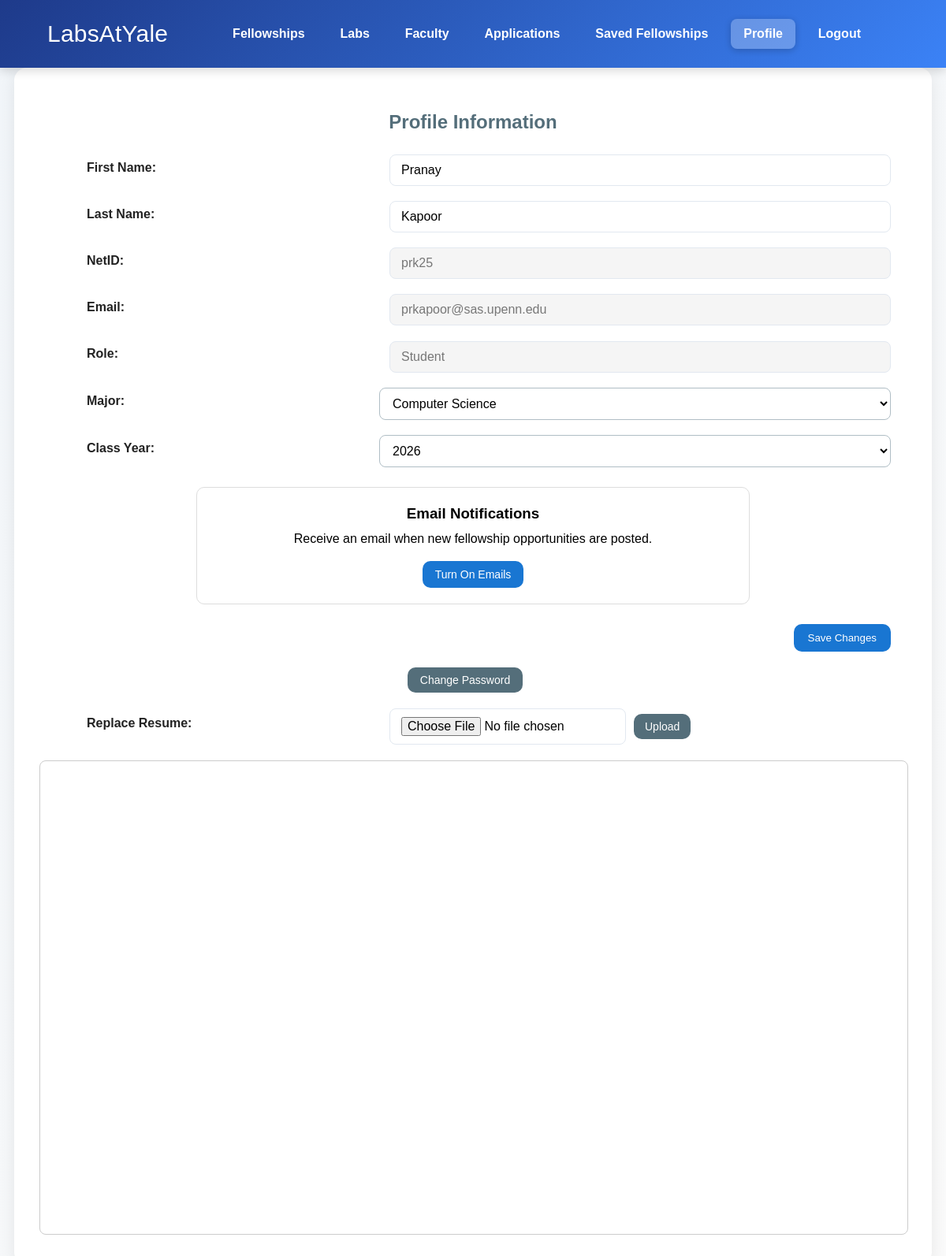
The page /profile (signed in) on the database its author committed.
### tables this page shows
CREATE TABLE users (
    net_id TEXT PRIMARY KEY,
    first_name TEXT NOT NULL,
    last_name TEXT NOT NULL,
    email TEXT NOT NULL UNIQUE,
    password_hash TEXT NOT NULL,
    role TEXT NOT NULL CHECK (role IN ('student', 'faculty'))
);

CREATE TABLE students (
    net_id TEXT PRIMARY KEY,
    class_year INTEGER CHECK (class_year BETWEEN 1900 AND 2100),
    major TEXT,
    resume_data BLOB,
    resume_filename TEXT,
    resume_uploaded_at DATETIME, subscribed INTEGER DEFAULT 0 CHECK (subscribed IN (0, 1)),
    FOREIGN KEY (net_id) REFERENCES users(net_id) ON DELETE CASCADE
);

### fellowship.py (the view, shortened to what this page needs)
@app.route('/profile')
@login_required
def profile():
    resume_info = get_student_resume(current_user.net_id)
    student_info = None
    faculty_info = None
    email_subscribed = False
    if current_user.role == 'student':
        with closing(connect('labsatyale.sqlite')) as conn:
            cur = conn.cursor()
            cur.execute('SELECT class_year, major FROM students WHERE net_id = ?', (current_user.net_id,))
            result = cur.fetchone()
            if result:
                student_info = {'class_year': result[0], 'major': result[1]}
        email_subscribed = is_subscribed(current_user.net_id)
    fellowship_id = _get_faculty_fellowship_id() if current_user.role == 'faculty' else None
    return render_template('profile.html', user=current_user, resume_info=resume_info, student_info=student_info, faculty_info=faculty_info, fellowship_id=fellowship_id, email_subscribed=email_subscribed)

### ab_testing.py (called while the page is built)
def _session_key(test_name):
    return f"ab_test:{test_name}"

def _assign_variant(test_name, config):
    key = _session_key(test_name)
    if key in session:
        return
    variants = list(config.get("variants", {}).keys())
    if not variants:
        return
    session[key] = random.choice(variants)

def ab_test_middleware():
    if request.endpoint == "static":
        return
    for test_name, config in AB_TESTS.items():
        _assign_variant(test_name, config)

### database.py (called while the page is built)
def get_user_by_netid(q):
    user = None
    with closing(connect(_DATABASE_URL)) as conn:
        cur = conn.cursor()
        if q and len(q) == 1:
            query = '''SELECT u.net_id, u.first_name,
            u.last_name, u.email, u.role, u.password_hash
            FROM Users u
            WHERE u.net_id = ?'''
            net_id = q[0]
            params = [net_id]
            cur.execute(query, params)
            result = cur.fetchall()
            if result:
                result = result[0]
                user = AuthUser(net_id=result[0], first_name=result[1], last_name=result[2], email=result[3], role=result[4])
                return user
            else:
                return None

def get_student_resume(student_net_id):
    with closing(connect(_DATABASE_URL)) as conn:
        cur = conn.cursor()
        query = '''
            SELECT resume_data, resume_filename, resume_uploaded_at
            FROM students
            WHERE net_id = ?
        '''
        cur.execute(query, (student_net_id,))
        result = cur.fetchone()
        if result and result[0]:
            return {
                'data': result[0],
                'filename': result[1],
                'uploaded_at': result[2]
            }
        return None

def is_subscribed(net_id):
    try:
        with closing(connect(_DATABASE_URL)) as conn:
            cur = conn.cursor()
            cur.execute('SELECT subscribed FROM students WHERE net_id = ?', (net_id,))
            r = cur.fetchone()
            if r:
                return bool(r[0])
            return False
    except Exception as e:
        print(f"Error checking subscription for {net_id}: {e}")
        return False

### fellowship.py (called while the page is built)
@login_manager.user_loader
def load_user(net_id):
    return get_user_by_netid([net_id])

### templates/profile.html (shortened to what this page needs)
<!DOCTYPE html>
<html lang="en">
  <head>
    <link
      rel="stylesheet"
      href="{{ url_for('static', filename='styles.css') }}"
    />
  </head>
  <body>
    <header class="topbar">
      <div class="inner_topbar">
        <div class="logo">
          <a class="logotext" href="{{ url_for('index') }}"> LabsAtYale </a>
        </div>
        <nav class="navigationBar">
          <a
            href="{{ url_for('fellowships') }}"
            class="{% if request.path == '/fellowships' %}active{% endif %}"
            >Fellowships</a
          >
          <a
            href="{{ url_for('labs') }}"
            class="{% if request.path == '/labs' %}active{% endif %}"
            >Labs</a
          >
          <a
            href="{{ url_for('faculty') }}"
            class="{% if request.path == '/faculty' %}active{% endif %}"
            >Faculty</a
          >
           {% if current_user.role == 'student' %}
          <a
            href="{{ url_for('applications') }}"
            class="{% if request.path == '/applications' %}active{% endif %}"
            >Applications</a
          >
          <a
            href="{{ url_for('saved_fellowships') }}"
            class="{% if request.path == '/saved_fellowships' %}active{% endif %}"
            >Saved Fellowships</a
          >
          {% endif %} {% if current_user.is_authenticated %}
          <a
            href="{{ url_for('profile') }}"
            class="{% if request.path == '/profile' %}active{% endif %}"
            >Profile</a
          >
          <a href="{{ url_for('logout') }}">Logout</a>
          {% else %}
          <a href="{{ url_for('login') }}">Login</a>
          {% endif %}
        </nav>
      </div>
    </header>
    <div class="container profile-card">
      <h2 class="profile-header">Profile Information</h2>
      <form
        id="edit-form"
        method="POST"
        action="{{ url_for('update_profile') }}"
      >
        <div class="form-row">
          <label for="first-input">First Name:</label>
          <input
            type="text"
            id="first-input"
            name="first_name"
            value="{{user.first_name}}"
          />
        </div>
        <div class="form-row">
          <label for="last-input">Last Name:</label>
          <input
            type="text"
            id="last-input"
            name="last_name"
            value="{{user.last_name}}"
          />
        </div>
        <div class="form-row">
          <label for="netid-input">NetID:</label>
          <input
            type="text"
            id="netid-input"
            value="{{user.net_id}}"
            disabled
          />
        </div>
        <div class="form-row">
          <label for="email-input">Email:</label>
          <input
            type="email"
            id="email-input"
            value="{{user.email}}"
            disabled
          />
        </div>
        <div class="form-row">
          <label for="role-input">Role:</label>
          <input
            type="text"
            id="role-input"
            value="{{user.role |capitalize}}"
            disabled
          />
        </div>
        {% if student_info %}
        <div class="form-row">
          <label for="major-input">Major:</label>
          <select
            id="major-input"
            name="major"
          >
            {% for major in major_list %}
            <option value="{{ major }}" {% if student_info.major == major %}selected{% endif %}>{{ major }}</option>
            {% endfor %}
          </select>
        </div>
        {% set class_year_list = ['2029', '2028', '2027', '2026'] %}
        <div class="form-row">
          <label for="class-year-input">Class Year:</label>
          <select
            id="class-year-input"
            name="class_year"
          >
            {% if student_info.class_year and student_info.class_year not in class_year_list %}
            <option value="{{ student_info.class_year }}" selected>{{ student_info.class_year }}</option>
            {% endif %}
          </select>
        </div>
        {% endif %}
      {% if current_user.role == 'student' %}
        <div class="email-notification-section">
          <div>
            <h3>Email Notifications</h3>
            <p>
              Receive an email when new fellowship opportunities are posted.
            </p>
          </div>
          {% if email_subscribed %}
            <button
              type="submit"
              name="email_notifications"
              value="off"
              class="btn-email btn-email--off"
            >
              Turn Off Emails
            </button>
          {% else %}
            <button
              type="submit"
              name="email_notifications"
              value="on"
              class="btn-email btn-email--on"
            >
              Turn On Emails
            </button>
          {% endif %}
        </div>
        {% endif %}
        <div
          style="
            padding-left: 20px;
            margin-top: 20px;
            display: flex;
            justify-content: flex-end;
            padding-right: 20px;
          "
        >
          <button
            type="submit"
            style="
              padding: 10px 18px;
              background-color: #1976d2;
              color: white;
              border: none;
              border-radius: 10px;
              cursor: pointer;
              font-weight: 500;
            "
          >
            Save Changes
          </button>
        </div>
            <div style="margin-top: 20px;
    display: flex;
    justify-content: center;
    padding-right: 20px;">
              <a
                href="{{ url_for('change_password') }}"
                style="
                  padding: 9px 16px;
                  background-color: #546e7a;
                  color: white;
                  border-radius: 10px;
                  text-decoration: none;
                  font-weight: 500;
                  font-size: 14px;
                  line-height: 1;
                  display: inline-flex;
                  align-items: center;
                  justify-content: center;
                  cursor: pointer;
                "
              >
                Change Password
              </a>
            </div>
      </form>
      {% if current_user.role == 'student' %}
      <form
        id="resume-form"
        enctype="multipart/form-data"
        method="POST"
        action="{{ url_for('upload_resume') }}"
        style="margin-top: 20px"
      >
        {% if resume_info %}
        <div class="form-row" style="margin-top: 15px">
          <label>Replace Resume:</label>
          <div
            style="display: flex; gap: 10px; align-items: center; width: 60%"
          >
            <input
              type="file"
              id="resume-input"
              name="resume"
              accept=".pdf"
              required
              style="width: 300px"
            />
            <button
              type="submit"
              class="btn-primary"
              style="
                padding: 8px 14px;
                background-color: #546e7a;
                color: white;
                border: none;
                border-radius: 10px;
                cursor: pointer;
                font-weight: 500;
                font-size: 14px;
              "
            >
              Upload
            </button>
          </div>
        </div>
        <div style="margin-top: 20px">
          <iframe
            src="{{ url_for('view_resume') }}"
            width="100%"
            height="600px"
            style="border: 1px solid #ccc; border-radius: 8px"
          >
          </iframe>
        </div>
        {% endif %}
      </form>
      {% endif %}
    </div>
  </body>
</html>

### static/styles.css (style rules this page uses)
:root { --primary-blue: #1976d2; --primary-dark: #1e3a8a; --accent-blue: #3b82f6; --text-dark: #263238; --text-muted: #546e7a; --bg-light: #f8fafc; --border-color: #e2e8f0; --shadow-sm: 0 1px 3px rgba(0,0,0,0.1); --shadow-md: 0 4px 12px rgba(0,0,0,0.1); --shadow-lg: 0 4px 20px rgba(0, 0, 0, 0.08); --radius-sm: 6px; --radius-md: 12px; --radius-lg: 16px; }
body { font-family: Gill Sans, sans-serif; min-height: 100vh; margin: 0; line-height: 1.4; background: linear-gradient(135deg, #f1f5f9 0%, #fafafa 100%); }
.topbar { background: linear-gradient(135deg, #1e3a8a 0%, #3b82f6 100%); padding: 8px 40px; position: sticky; top: 0; z-index: 10; box-shadow: 0 4px 12px rgba(0, 0, 0, 0.15); color: white; }
.inner_topbar { max-width: 1100px; margin: 0 auto; padding: 0 20px; display: flex; align-items: center; justify-content: space-between; }
.logo { display: flex; gap: 10px; font-weight: 500; letter-spacing: 0.2px; }
.logotext { font-size: 30px; text-decoration: none; color: inherit; display: block; }
.navigationBar { background: transparent; display: flex; gap: 0.8rem; padding: 1rem 2rem; border-radius: 12px; }
.navigationBar a { color: white; font-weight: 600; padding: 0.5rem 1rem; }
nav a { color: #ffffff; text-decoration: none; font-weight: 600; padding: 0.6rem 1.2rem; border-radius: 8px; transition: all 0.3s ease; }
nav a.active { background: rgba(255, 255, 255, 0.25); box-shadow: 0 2px 8px rgba(0, 0, 0, 0.2); }
.form-row { margin-bottom: 20px; }
.form-row label { display: block; margin-bottom: 6px; }
.form-row input { display: block; width: 100%; box-sizing: border-box; }
.email-notification-section { width: 60%; margin: 25px auto; padding: 20px; border: 1px solid #ddd; border-radius: 10px; text-align: center; }
.email-notification-section h3 { margin: 0 0 8px; }
.email-notification-section p { margin: 0 0 16px; }
.btn-email { padding: 9px 16px; border: none; border-radius: 10px; cursor: pointer; font-weight: 500; font-size: 14px; }
.btn-email--on { background-color: #1976d2; color: white; }
.profile-header { text-align: center; color: var(--text-muted); margin-bottom: 1.5rem; font-weight: 600; }
.profile-card { background: #ffffff; border-radius: var(--radius-lg); box-shadow: var(--shadow-lg); padding: 2rem 2.5rem; margin: 2rem auto; max-width: 600px; }
.form-row { display: flex; align-items: center; justify-content: space-between; margin-bottom: 1.2rem; padding-left: 20px; padding-right: 20px; }
.form-row label { width: 35%; font-weight: 600; color: #222; padding-left: 40px; }
.form-row input { width: 60%; padding: 10px 14px; display: flex; border: 1px solid var(--border-color); border-radius: 8px; font-size: 1rem; transition: all 0.2s ease; background: #fff; }
.form-row input[disabled] { background-color: #f5f5f5; color: #777; }
h3 { text-align: center; margin-top: 1rem; }
.btn-primary { background-color: #007bff; color: white; border: none; padding: 10px 20px; font-size: 16px; border-radius: var(--radius-sm); cursor: pointer; transition: all 0.2s ease; }
select { flex: 1; padding: 10px 12px; font-size: 16px; border: 1px solid #b0bec5; border-radius: 8px; background-color: #ffffff; transition: border-color 0.2s, box-shadow 0.2s; }
.container { max-width: 1100px; margin: 0 auto; padding-left: 32px; padding-right: 32px; }

### rows shown on the page
users: first_name "Pranay", last_name "Kapoor", net_id "prk25", email "prkapoor@sas.upenn.edu", role "Student"
students: major "Computer Science", class_year "2026"
